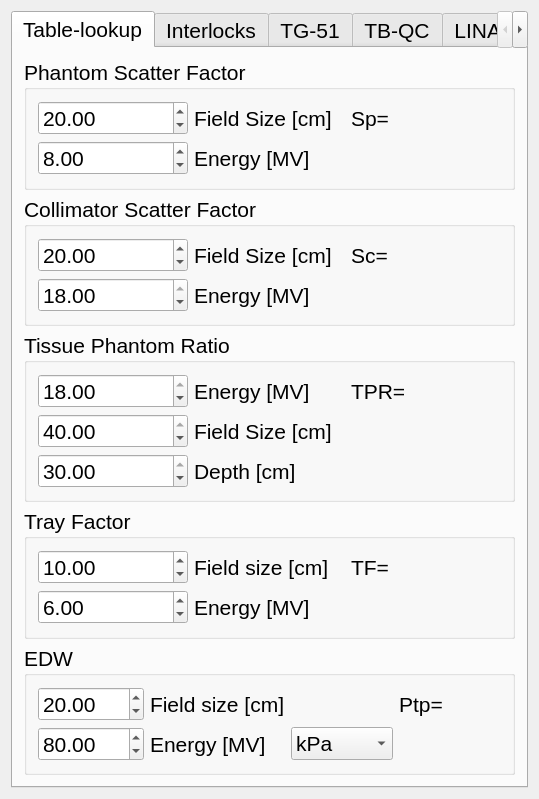
<?xml version="1.0" encoding="UTF-8"?>
<ui version="4.0">
 <class>MainWindow</class>
 <widget class="QMainWindow" name="MainWindow">
  <property name="geometry">
   <rect>
    <x>0</x>
    <y>0</y>
    <width>539</width>
    <height>788</height>
   </rect>
  </property>
  <property name="windowTitle">
   <string>MainWindow</string>
  </property>
  <widget class="QWidget" name="centralWidget">
   <layout class="QHBoxLayout" name="horizontalLayout_3">
    <item>
     <widget class="QTabWidget" name="tabWidget">
      <property name="font">
       <font>
        <pointsize>16</pointsize>
       </font>
      </property>
      <property name="currentIndex">
       <number>0</number>
      </property>
      <widget class="QWidget" name="tab_5">
       <attribute name="title">
        <string>Table-lookup</string>
       </attribute>
       <layout class="QVBoxLayout" name="verticalLayout">
        <item>
         <widget class="QGroupBox" name="groupBox_6">
          <property name="title">
           <string>Phantom Scatter Factor</string>
          </property>
          <layout class="QGridLayout" name="gridLayout_9">
           <item row="1" column="0">
            <widget class="QDoubleSpinBox" name="doubleSpinBox_10">
             <property name="minimum">
              <double>6.000000000000000</double>
             </property>
             <property name="maximum">
              <double>18.000000000000000</double>
             </property>
             <property name="singleStep">
              <double>0.500000000000000</double>
             </property>
             <property name="value">
              <double>8.000000000000000</double>
             </property>
            </widget>
           </item>
           <item row="0" column="2">
            <widget class="QLabel" name="label_18">
             <property name="text">
              <string>Sp=</string>
             </property>
            </widget>
           </item>
           <item row="0" column="1">
            <widget class="QLabel" name="label_17">
             <property name="text">
              <string>Field Size [cm]</string>
             </property>
            </widget>
           </item>
           <item row="1" column="1">
            <widget class="QLabel" name="label_19">
             <property name="text">
              <string>Energy [MV]</string>
             </property>
            </widget>
           </item>
           <item row="0" column="0">
            <widget class="QDoubleSpinBox" name="doubleSpinBox_9">
             <property name="minimum">
              <double>4.000000000000000</double>
             </property>
             <property name="maximum">
              <double>40.000000000000000</double>
             </property>
             <property name="singleStep">
              <double>0.500000000000000</double>
             </property>
             <property name="value">
              <double>20.000000000000000</double>
             </property>
            </widget>
           </item>
          </layout>
         </widget>
        </item>
        <item>
         <widget class="QGroupBox" name="groupBox_7">
          <property name="title">
           <string>Collimator Scatter Factor</string>
          </property>
          <layout class="QGridLayout" name="gridLayout_10">
           <item row="1" column="0">
            <widget class="QDoubleSpinBox" name="doubleSpinBox_12">
             <property name="minimum">
              <double>6.000000000000000</double>
             </property>
             <property name="maximum">
              <double>18.000000000000000</double>
             </property>
             <property name="singleStep">
              <double>0.500000000000000</double>
             </property>
             <property name="value">
              <double>18.000000000000000</double>
             </property>
            </widget>
           </item>
           <item row="1" column="1">
            <widget class="QLabel" name="label_22">
             <property name="text">
              <string>Energy [MV]</string>
             </property>
            </widget>
           </item>
           <item row="0" column="2">
            <widget class="QLabel" name="label_21">
             <property name="text">
              <string>Sc=</string>
             </property>
            </widget>
           </item>
           <item row="0" column="0">
            <widget class="QDoubleSpinBox" name="doubleSpinBox_11">
             <property name="minimum">
              <double>3.000000000000000</double>
             </property>
             <property name="maximum">
              <double>40.000000000000000</double>
             </property>
             <property name="value">
              <double>20.000000000000000</double>
             </property>
            </widget>
           </item>
           <item row="0" column="1">
            <widget class="QLabel" name="label_20">
             <property name="text">
              <string>Field Size [cm]</string>
             </property>
            </widget>
           </item>
          </layout>
         </widget>
        </item>
        <item>
         <widget class="QGroupBox" name="groupBox_10">
          <property name="title">
           <string>Tissue Phantom Ratio</string>
          </property>
          <layout class="QGridLayout" name="gridLayout_13">
           <item row="0" column="0">
            <widget class="QDoubleSpinBox" name="doubleSpinBox_17">
             <property name="minimum">
              <double>6.000000000000000</double>
             </property>
             <property name="maximum">
              <double>18.000000000000000</double>
             </property>
             <property name="value">
              <double>18.000000000000000</double>
             </property>
            </widget>
           </item>
           <item row="0" column="1">
            <widget class="QLabel" name="label_29">
             <property name="text">
              <string>Energy [MV]</string>
             </property>
            </widget>
           </item>
           <item row="0" column="2">
            <widget class="QLabel" name="label_30">
             <property name="text">
              <string>TPR=</string>
             </property>
            </widget>
           </item>
           <item row="1" column="0">
            <widget class="QDoubleSpinBox" name="doubleSpinBox_18">
             <property name="minimum">
              <double>5.000000000000000</double>
             </property>
             <property name="maximum">
              <double>40.000000000000000</double>
             </property>
             <property name="value">
              <double>40.000000000000000</double>
             </property>
            </widget>
           </item>
           <item row="1" column="1">
            <widget class="QLabel" name="label_31">
             <property name="text">
              <string>Field Size [cm]</string>
             </property>
            </widget>
           </item>
           <item row="2" column="0">
            <widget class="QDoubleSpinBox" name="doubleSpinBox_19">
             <property name="minimum">
              <double>1.000000000000000</double>
             </property>
             <property name="maximum">
              <double>30.000000000000000</double>
             </property>
             <property name="value">
              <double>30.000000000000000</double>
             </property>
            </widget>
           </item>
           <item row="2" column="1">
            <widget class="QLabel" name="label_32">
             <property name="text">
              <string>Depth [cm]</string>
             </property>
            </widget>
           </item>
          </layout>
         </widget>
        </item>
        <item>
         <widget class="QGroupBox" name="groupBox_8">
          <property name="title">
           <string>Tray Factor</string>
          </property>
          <layout class="QGridLayout" name="gridLayout_11">
           <item row="0" column="2">
            <widget class="QLabel" name="label_24">
             <property name="text">
              <string>TF=</string>
             </property>
            </widget>
           </item>
           <item row="1" column="0">
            <widget class="QDoubleSpinBox" name="doubleSpinBox_14">
             <property name="maximum">
              <double>5000.000000000000000</double>
             </property>
             <property name="value">
              <double>6.000000000000000</double>
             </property>
            </widget>
           </item>
           <item row="0" column="0">
            <widget class="QDoubleSpinBox" name="doubleSpinBox_13">
             <property name="maximum">
              <double>120.000000000000000</double>
             </property>
             <property name="value">
              <double>10.000000000000000</double>
             </property>
            </widget>
           </item>
           <item row="1" column="1">
            <widget class="QLabel" name="label_25">
             <property name="text">
              <string>Energy [MV]</string>
             </property>
            </widget>
           </item>
           <item row="0" column="1">
            <widget class="QLabel" name="label_23">
             <property name="text">
              <string>Field size [cm]</string>
             </property>
            </widget>
           </item>
          </layout>
         </widget>
        </item>
        <item>
         <widget class="QGroupBox" name="groupBox_9">
          <property name="title">
           <string>EDW</string>
          </property>
          <layout class="QGridLayout" name="gridLayout_12">
           <item row="0" column="1">
            <widget class="QLabel" name="label_26">
             <property name="text">
              <string>Field size [cm]</string>
             </property>
            </widget>
           </item>
           <item row="0" column="0">
            <widget class="QDoubleSpinBox" name="doubleSpinBox_15">
             <property name="maximum">
              <double>120.000000000000000</double>
             </property>
             <property name="value">
              <double>20.000000000000000</double>
             </property>
            </widget>
           </item>
           <item row="0" column="3">
            <widget class="QLabel" name="label_27">
             <property name="text">
              <string>Ptp=</string>
             </property>
            </widget>
           </item>
           <item row="1" column="0">
            <widget class="QDoubleSpinBox" name="doubleSpinBox_16">
             <property name="maximum">
              <double>5000.000000000000000</double>
             </property>
             <property name="value">
              <double>80.000000000000000</double>
             </property>
            </widget>
           </item>
           <item row="1" column="1">
            <widget class="QLabel" name="label_28">
             <property name="text">
              <string>Energy [MV]</string>
             </property>
            </widget>
           </item>
           <item row="1" column="2">
            <widget class="QComboBox" name="comboBox_8">
             <item>
              <property name="text">
               <string>kPa</string>
              </property>
             </item>
             <item>
              <property name="text">
               <string>mbar</string>
              </property>
             </item>
             <item>
              <property name="text">
               <string>mmHg</string>
              </property>
             </item>
            </widget>
           </item>
          </layout>
         </widget>
        </item>
       </layout>
      </widget>
      <widget class="QWidget" name="tab">
       <property name="maximumSize">
        <size>
         <width>16777215</width>
         <height>16777215</height>
        </size>
       </property>
       <attribute name="title">
        <string>Interlocks</string>
       </attribute>
       <layout class="QVBoxLayout" name="verticalLayout_4">
        <item>
         <layout class="QHBoxLayout" name="horizontalLayout">
          <item>
           <widget class="QComboBox" name="comboBox">
            <property name="maximumSize">
             <size>
              <width>120</width>
              <height>16777215</height>
             </size>
            </property>
            <property name="font">
             <font>
              <pointsize>16</pointsize>
             </font>
            </property>
            <item>
             <property name="text">
              <string>Linac</string>
             </property>
            </item>
            <item>
             <property name="text">
              <string>True Beam</string>
             </property>
            </item>
           </widget>
          </item>
          <item>
           <widget class="QComboBox" name="comboBox_2">
            <property name="font">
             <font>
              <pointsize>16</pointsize>
             </font>
            </property>
           </widget>
          </item>
         </layout>
        </item>
        <item>
         <widget class="QScrollArea" name="scrollArea">
          <property name="maximumSize">
           <size>
            <width>16777215</width>
            <height>16777215</height>
           </size>
          </property>
          <property name="widgetResizable">
           <bool>true</bool>
          </property>
          <widget class="QWidget" name="scrollAreaWidgetContents">
           <property name="geometry">
            <rect>
             <x>0</x>
             <y>0</y>
             <width>497</width>
             <height>668</height>
            </rect>
           </property>
           <layout class="QVBoxLayout" name="verticalLayout_3">
            <item>
             <widget class="QLabel" name="label_5">
              <property name="maximumSize">
               <size>
                <width>16777215</width>
                <height>40</height>
               </size>
              </property>
              <property name="font">
               <font>
                <pointsize>16</pointsize>
                <weight>75</weight>
                <bold>true</bold>
               </font>
              </property>
              <property name="text">
               <string>Condition:</string>
              </property>
             </widget>
            </item>
            <item>
             <widget class="QLabel" name="label_3">
              <property name="sizePolicy">
               <sizepolicy hsizetype="Preferred" vsizetype="Preferred">
                <horstretch>0</horstretch>
                <verstretch>0</verstretch>
               </sizepolicy>
              </property>
              <property name="font">
               <font>
                <pointsize>14</pointsize>
               </font>
              </property>
              <property name="text">
               <string/>
              </property>
             </widget>
            </item>
            <item>
             <spacer name="verticalSpacer_2">
              <property name="orientation">
               <enum>Qt::Vertical</enum>
              </property>
              <property name="sizeHint" stdset="0">
               <size>
                <width>20</width>
                <height>40</height>
               </size>
              </property>
             </spacer>
            </item>
            <item>
             <widget class="QLabel" name="label_6">
              <property name="maximumSize">
               <size>
                <width>16777215</width>
                <height>40</height>
               </size>
              </property>
              <property name="font">
               <font>
                <pointsize>16</pointsize>
                <weight>75</weight>
                <bold>true</bold>
               </font>
              </property>
              <property name="text">
               <string>Action:</string>
              </property>
             </widget>
            </item>
            <item>
             <widget class="QLabel" name="label_4">
              <property name="sizePolicy">
               <sizepolicy hsizetype="Preferred" vsizetype="Preferred">
                <horstretch>0</horstretch>
                <verstretch>0</verstretch>
               </sizepolicy>
              </property>
              <property name="font">
               <font>
                <pointsize>14</pointsize>
               </font>
              </property>
              <property name="text">
               <string/>
              </property>
             </widget>
            </item>
            <item>
             <spacer name="verticalSpacer_3">
              <property name="orientation">
               <enum>Qt::Vertical</enum>
              </property>
              <property name="sizeHint" stdset="0">
               <size>
                <width>20</width>
                <height>40</height>
               </size>
              </property>
             </spacer>
            </item>
           </layout>
          </widget>
         </widget>
        </item>
       </layout>
      </widget>
      <widget class="QWidget" name="tab_2">
       <attribute name="title">
        <string>TG-51</string>
       </attribute>
       <layout class="QVBoxLayout" name="verticalLayout_2">
        <item>
         <widget class="QScrollArea" name="scrollArea_2">
          <property name="widgetResizable">
           <bool>true</bool>
          </property>
          <widget class="QWidget" name="scrollAreaWidgetContents_2">
           <property name="geometry">
            <rect>
             <x>0</x>
             <y>0</y>
             <width>497</width>
             <height>710</height>
            </rect>
           </property>
           <layout class="QGridLayout" name="gridLayout_6">
            <item row="0" column="0">
             <widget class="QGroupBox" name="groupBox">
              <property name="title">
               <string>PTP</string>
              </property>
              <layout class="QGridLayout" name="gridLayout_4">
               <item row="0" column="1">
                <widget class="QLabel" name="label">
                 <property name="text">
                  <string>Temperature [C]</string>
                 </property>
                </widget>
               </item>
               <item row="0" column="0">
                <widget class="QDoubleSpinBox" name="doubleSpinBox">
                 <property name="maximum">
                  <double>120.000000000000000</double>
                 </property>
                 <property name="value">
                  <double>20.000000000000000</double>
                 </property>
                </widget>
               </item>
               <item row="0" column="3">
                <widget class="QLabel" name="label_14">
                 <property name="text">
                  <string>Ptp=</string>
                 </property>
                </widget>
               </item>
               <item row="1" column="0">
                <widget class="QDoubleSpinBox" name="doubleSpinBox_2">
                 <property name="maximum">
                  <double>5000.000000000000000</double>
                 </property>
                 <property name="value">
                  <double>80.000000000000000</double>
                 </property>
                </widget>
               </item>
               <item row="1" column="1">
                <widget class="QLabel" name="label_2">
                 <property name="text">
                  <string>Pressure</string>
                 </property>
                </widget>
               </item>
               <item row="1" column="3">
                <widget class="QComboBox" name="comboBox_3">
                 <property name="sizePolicy">
                  <sizepolicy hsizetype="Fixed" vsizetype="Fixed">
                   <horstretch>0</horstretch>
                   <verstretch>0</verstretch>
                  </sizepolicy>
                 </property>
                 <property name="font">
                  <font>
                   <pointsize>16</pointsize>
                  </font>
                 </property>
                 <item>
                  <property name="text">
                   <string>kPa</string>
                  </property>
                 </item>
                 <item>
                  <property name="text">
                   <string>mbar</string>
                  </property>
                 </item>
                 <item>
                  <property name="text">
                   <string>mmHg</string>
                  </property>
                 </item>
                </widget>
               </item>
              </layout>
             </widget>
            </item>
            <item row="1" column="0">
             <widget class="QGroupBox" name="groupBox_3">
              <property name="title">
               <string>Ppol</string>
              </property>
              <layout class="QGridLayout" name="gridLayout_5">
               <item row="0" column="0">
                <widget class="QDoubleSpinBox" name="doubleSpinBox_5">
                 <property name="decimals">
                  <number>4</number>
                 </property>
                 <property name="minimum">
                  <double>-300.000000000000000</double>
                 </property>
                 <property name="maximum">
                  <double>300.000000000000000</double>
                 </property>
                 <property name="value">
                  <double>-35.000000000000000</double>
                 </property>
                </widget>
               </item>
               <item row="0" column="1">
                <widget class="QLabel" name="label_10">
                 <property name="text">
                  <string>M+</string>
                 </property>
                </widget>
               </item>
               <item row="0" column="2">
                <widget class="QLabel" name="label_15">
                 <property name="text">
                  <string>Ppol=</string>
                 </property>
                </widget>
               </item>
               <item row="1" column="0">
                <widget class="QDoubleSpinBox" name="doubleSpinBox_6">
                 <property name="decimals">
                  <number>4</number>
                 </property>
                 <property name="minimum">
                  <double>-300.000000000000000</double>
                 </property>
                 <property name="maximum">
                  <double>300.000000000000000</double>
                 </property>
                 <property name="value">
                  <double>35.000000000000000</double>
                 </property>
                </widget>
               </item>
               <item row="1" column="1">
                <widget class="QLabel" name="label_9">
                 <property name="text">
                  <string>M-</string>
                 </property>
                </widget>
               </item>
              </layout>
             </widget>
            </item>
            <item row="2" column="0">
             <widget class="QGroupBox" name="groupBox_2">
              <property name="title">
               <string>Pion</string>
              </property>
              <layout class="QGridLayout" name="gridLayout">
               <item row="0" column="0">
                <widget class="QDoubleSpinBox" name="doubleSpinBox_3">
                 <property name="decimals">
                  <number>4</number>
                 </property>
                 <property name="minimum">
                  <double>-1000.000000000000000</double>
                 </property>
                 <property name="maximum">
                  <double>1000.000000000000000</double>
                 </property>
                 <property name="value">
                  <double>-35.000000000000000</double>
                 </property>
                </widget>
               </item>
               <item row="0" column="1">
                <widget class="QLabel" name="label_8">
                 <property name="text">
                  <string>Mhigh</string>
                 </property>
                </widget>
               </item>
               <item row="0" column="2">
                <widget class="QLabel" name="label_16">
                 <property name="text">
                  <string>Pion=</string>
                 </property>
                </widget>
               </item>
               <item row="1" column="0">
                <widget class="QDoubleSpinBox" name="doubleSpinBox_4">
                 <property name="decimals">
                  <number>4</number>
                 </property>
                 <property name="minimum">
                  <double>-1000.000000000000000</double>
                 </property>
                 <property name="maximum">
                  <double>1000.000000000000000</double>
                 </property>
                 <property name="value">
                  <double>35.000000000000000</double>
                 </property>
                </widget>
               </item>
               <item row="1" column="1">
                <widget class="QLabel" name="label_7">
                 <property name="text">
                  <string>Mlow</string>
                 </property>
                </widget>
               </item>
               <item row="2" column="0" rowspan="2">
                <widget class="QDoubleSpinBox" name="doubleSpinBox_7">
                 <property name="decimals">
                  <number>4</number>
                 </property>
                 <property name="minimum">
                  <double>-1000.000000000000000</double>
                 </property>
                 <property name="maximum">
                  <double>1000.000000000000000</double>
                 </property>
                 <property name="value">
                  <double>300.000000000000000</double>
                 </property>
                </widget>
               </item>
               <item row="2" column="1">
                <widget class="QLabel" name="label_12">
                 <property name="text">
                  <string>Vhigh</string>
                 </property>
                </widget>
               </item>
               <item row="4" column="0">
                <widget class="QDoubleSpinBox" name="doubleSpinBox_8">
                 <property name="decimals">
                  <number>4</number>
                 </property>
                 <property name="minimum">
                  <double>-1000.000000000000000</double>
                 </property>
                 <property name="maximum">
                  <double>1000.000000000000000</double>
                 </property>
                 <property name="value">
                  <double>-300.000000000000000</double>
                 </property>
                </widget>
               </item>
               <item row="4" column="1">
                <widget class="QLabel" name="label_11">
                 <property name="text">
                  <string>Vlow</string>
                 </property>
                </widget>
               </item>
               <item row="4" column="2">
                <widget class="QComboBox" name="comboBox_5">
                 <property name="sizePolicy">
                  <sizepolicy hsizetype="Fixed" vsizetype="Fixed">
                   <horstretch>0</horstretch>
                   <verstretch>0</verstretch>
                  </sizepolicy>
                 </property>
                 <property name="minimumSize">
                  <size>
                   <width>0</width>
                   <height>0</height>
                  </size>
                 </property>
                 <property name="font">
                  <font>
                   <pointsize>16</pointsize>
                  </font>
                 </property>
                 <item>
                  <property name="text">
                   <string>Pulsed beams</string>
                  </property>
                 </item>
                 <item>
                  <property name="text">
                   <string>Ortho &amp; Co60</string>
                  </property>
                 </item>
                </widget>
               </item>
              </layout>
             </widget>
            </item>
            <item row="3" column="0">
             <spacer name="verticalSpacer">
              <property name="orientation">
               <enum>Qt::Vertical</enum>
              </property>
              <property name="sizeHint" stdset="0">
               <size>
                <width>20</width>
                <height>152</height>
               </size>
              </property>
             </spacer>
            </item>
           </layout>
          </widget>
         </widget>
        </item>
       </layout>
      </widget>
      <widget class="QWidget" name="tab_4">
       <attribute name="title">
        <string>TB-QC</string>
       </attribute>
       <layout class="QVBoxLayout" name="verticalLayout_6">
        <item>
         <widget class="QScrollArea" name="scrollArea_3">
          <property name="widgetResizable">
           <bool>true</bool>
          </property>
          <widget class="QWidget" name="scrollAreaWidgetContents_3">
           <property name="geometry">
            <rect>
             <x>0</x>
             <y>0</y>
             <width>497</width>
             <height>710</height>
            </rect>
           </property>
           <layout class="QGridLayout" name="gridLayout_8">
            <item row="0" column="0">
             <layout class="QHBoxLayout" name="horizontalLayout_2">
              <item>
               <widget class="QLabel" name="label_13">
                <property name="text">
                 <string>Section</string>
                </property>
               </widget>
              </item>
              <item>
               <widget class="QComboBox" name="comboBox_4">
                <item>
                 <property name="text">
                  <string>Profiler</string>
                 </property>
                </item>
                <item>
                 <property name="text">
                  <string>Solid Water</string>
                 </property>
                </item>
               </widget>
              </item>
             </layout>
            </item>
            <item row="1" column="0">
             <widget class="QGroupBox" name="groupBox_4">
              <property name="title">
               <string>Profiler</string>
              </property>
             </widget>
            </item>
            <item row="2" column="0">
             <widget class="QGroupBox" name="groupBox_5">
              <property name="title">
               <string>Solid Water</string>
              </property>
             </widget>
            </item>
            <item row="3" column="0">
             <spacer name="verticalSpacer_4">
              <property name="orientation">
               <enum>Qt::Vertical</enum>
              </property>
              <property name="sizeHint" stdset="0">
               <size>
                <width>20</width>
                <height>435</height>
               </size>
              </property>
             </spacer>
            </item>
           </layout>
          </widget>
         </widget>
        </item>
       </layout>
      </widget>
      <widget class="QWidget" name="tab_3">
       <attribute name="title">
        <string>LINAC-QC</string>
       </attribute>
      </widget>
     </widget>
    </item>
   </layout>
  </widget>
 </widget>
 <layoutdefault spacing="6" margin="11"/>
 <tabstops>
  <tabstop>tabWidget</tabstop>
  <tabstop>doubleSpinBox_9</tabstop>
  <tabstop>doubleSpinBox_10</tabstop>
  <tabstop>doubleSpinBox_11</tabstop>
  <tabstop>doubleSpinBox_12</tabstop>
  <tabstop>doubleSpinBox_17</tabstop>
  <tabstop>doubleSpinBox_18</tabstop>
  <tabstop>doubleSpinBox_19</tabstop>
  <tabstop>doubleSpinBox_13</tabstop>
  <tabstop>doubleSpinBox_14</tabstop>
  <tabstop>doubleSpinBox_15</tabstop>
  <tabstop>doubleSpinBox_16</tabstop>
  <tabstop>comboBox_8</tabstop>
  <tabstop>comboBox</tabstop>
  <tabstop>comboBox_2</tabstop>
  <tabstop>scrollArea</tabstop>
  <tabstop>scrollArea_2</tabstop>
  <tabstop>doubleSpinBox</tabstop>
  <tabstop>doubleSpinBox_2</tabstop>
  <tabstop>comboBox_3</tabstop>
  <tabstop>doubleSpinBox_5</tabstop>
  <tabstop>doubleSpinBox_6</tabstop>
  <tabstop>doubleSpinBox_3</tabstop>
  <tabstop>doubleSpinBox_4</tabstop>
  <tabstop>doubleSpinBox_7</tabstop>
  <tabstop>doubleSpinBox_8</tabstop>
  <tabstop>comboBox_5</tabstop>
  <tabstop>scrollArea_3</tabstop>
  <tabstop>comboBox_4</tabstop>
 </tabstops>
 <resources/>
 <connections/>
</ui>
